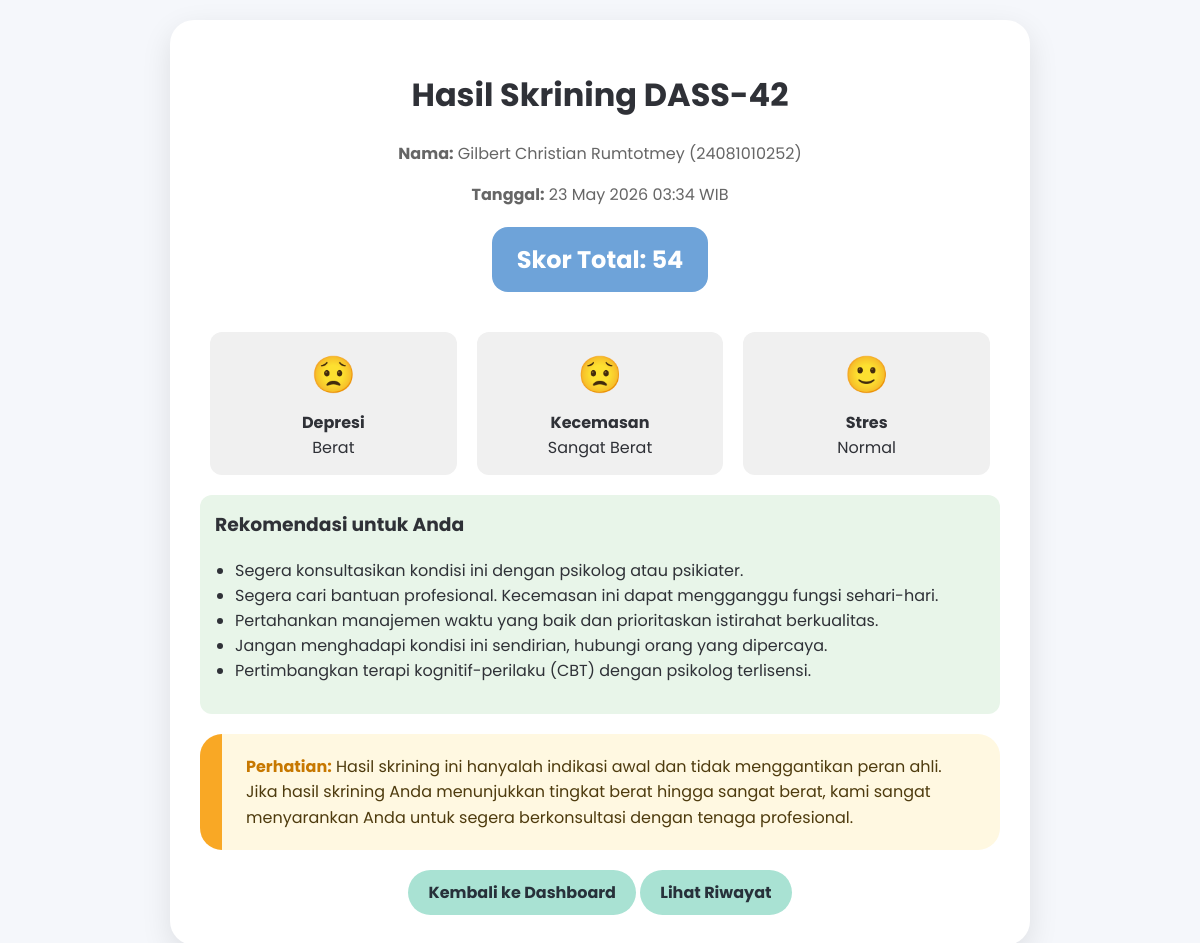
The app's page /skrining/result.php?id_skrining=IDS010 (signed in) with its own data.
### tables this page shows
CREATE TABLE `skrining` (
  `id_skrining` varchar(10) NOT NULL,
  `id_mahasiswa` varchar(10) NOT NULL,
  `tgl_skrining` datetime NOT NULL DEFAULT current_timestamp(),
  `skor_depresi` tinyint(3) UNSIGNED NOT NULL DEFAULT 0,
  `skor_anxiety` tinyint(3) UNSIGNED NOT NULL DEFAULT 0,
  `skor_stress` tinyint(3) UNSIGNED NOT NULL DEFAULT 0,
  `catatan` text DEFAULT NULL
);

CREATE TABLE `mahasiswa` (
  `id_mahasiswa` varchar(10) NOT NULL,
  `npm` varchar(20) NOT NULL,
  `nama` varchar(100) NOT NULL,
  `password` varchar(255) NOT NULL,
  `created_at` timestamp NOT NULL DEFAULT current_timestamp(),
  `security_question` varchar(255) DEFAULT NULL,
  `security_answer_hash` varchar(255) DEFAULT NULL
);

CREATE TABLE `kategori_subskala` (
  `id_kategori` varchar(10) NOT NULL,
  `id_subskala` varchar(10) NOT NULL,
  `nama_kategori` varchar(30) NOT NULL,
  `rentang_min` tinyint(3) UNSIGNED NOT NULL,
  `rentang_max` tinyint(3) UNSIGNED NOT NULL
);

### skrining/result.php (the view, shortened to what this page needs)
<?php
require_once '../config/database.php';
$id_skrining = $_GET['id_skrining'] ?? '';
$stmt = $pdo->prepare("
    SELECT
        s.id_skrining,
        s.id_mahasiswa,
        s.tgl_skrining,
        s.skor_depresi,
        s.skor_anxiety,
        s.skor_stress,
        m.npm,
        m.nama
    FROM skrining s
    JOIN mahasiswa m ON m.id_mahasiswa = s.id_mahasiswa
    WHERE s.id_skrining = :id
");
$stmt->execute([':id' => $id_skrining]);
$hasil = $stmt->fetch(PDO::FETCH_ASSOC);
$skorTotal = $hasil['skor_depresi'] + $hasil['skor_anxiety'] + $hasil['skor_stress'];
function getKategori(PDO $pdo, string $idSubskala, int $skor): string {
    $stmt = $pdo->prepare("
        SELECT nama_kategori
        FROM kategori_subskala
        WHERE id_subskala = :id_subskala
          AND :skor BETWEEN rentang_min AND rentang_max
    ");
    $stmt->execute([':id_subskala' => $idSubskala, ':skor' => $skor]);
    return $stmt->fetchColumn() ?: 'Tidak diketahui';
}
$kategoriDepresi = getKategori($pdo, 'IDU001', $hasil['skor_depresi']);
$kategoriAnxiety = getKategori($pdo, 'IDU002', $hasil['skor_anxiety']);
$kategoriStress  = getKategori($pdo, 'IDU003', $hasil['skor_stress']);
$rekomendasi = [];
try {
    $stmtRekom = $pdo->prepare("
        SELECT r.teks_rekomendasi
        FROM rekomendasi r
        JOIN kategori_subskala k ON r.id_kategori = k.id_kategori
        WHERE (k.nama_kategori = :depresi AND k.id_subskala = 'IDU001')
           OR (k.nama_kategori = :anxiety AND k.id_subskala = 'IDU002')
           OR (k.nama_kategori = :stress  AND k.id_subskala = 'IDU003')
        ORDER BY r.urutan ASC
    ");
    $stmtRekom->execute([
        ':depresi' => $kategoriDepresi,
        ':anxiety' => $kategoriAnxiety,
        ':stress'  => $kategoriStress,
    ]);
    $rekomendasi = $stmtRekom->fetchAll(PDO::FETCH_COLUMN);
} catch (Throwable $e) {
}
function getEmoji(string $kategori): string {
    return match (true) {
        str_contains($kategori, 'Normal')       => '🙂',
        str_contains($kategori, 'Ringan')       => '😐',
        str_contains($kategori, 'Sedang')       => '😐',
        str_contains($kategori, 'Berat')        => '😟',
        str_contains($kategori, 'Sangat Berat') => '😟',
        default                                 => '?',
    };
}
?>
<!DOCTYPE html>
<html lang="id">
<head>
    <link rel="stylesheet" href="../assets/css/result.css">
</head>
<body>
<div class="container">
    <h1>Hasil Skrining DASS-42</h1>
    <div class="info">
        <p><strong>Nama:</strong> <?= htmlspecialchars($hasil['nama']); ?> (<?= htmlspecialchars($hasil['npm']); ?>)</p>
        <p><strong>Tanggal:</strong> <?= date('d M Y H:i', strtotime($hasil['tgl_skrining'])); ?> WIB</p>
    </div>
    <div style="text-align: center;">
        <div class="skor-box">Skor Total: <?= $skorTotal; ?></div>
    </div>
    <div class="kategori-container">
        <div class="kategori">
            <div class="emoji"><?= getEmoji($kategoriDepresi); ?></div>
            <div class="nama">Depresi</div>
            <div><?= htmlspecialchars($kategoriDepresi); ?></div>
        </div>
        <div class="kategori">
            <div class="emoji"><?= getEmoji($kategoriAnxiety); ?></div>
            <div class="nama">Kecemasan</div>
            <div><?= htmlspecialchars($kategoriAnxiety); ?></div>
        </div>
        <div class="kategori">
            <div class="emoji"><?= getEmoji($kategoriStress); ?></div>
            <div class="nama">Stres</div>
            <div><?= htmlspecialchars($kategoriStress); ?></div>
        </div>
    </div>
    <?php if (!empty($rekomendasi)): ?>
    <div class="rekomendasi">
        <h3>Rekomendasi untuk Anda</h3>
        <ul>
            <?php foreach ($rekomendasi as $r): ?>
                <li><?= htmlspecialchars($r); ?></li>
            <?php endforeach; ?>
        </ul>
    </div>
                <div class="warning">
                    <strong>Perhatian:</strong> Hasil skrining ini hanyalah indikasi awal dan tidak menggantikan peran ahli. Jika hasil skrining Anda menunjukkan tingkat berat hingga sangat berat, kami sangat menyarankan Anda untuk segera berkonsultasi dengan tenaga profesional.
                </div>
    <?php endif; ?>
    <div style="text-align: center;">
        <a href="../dashboard/index.php" class="btn">Kembali ke Dashboard</a>
        <a href="../riwayat/index.php" class="btn">Lihat Riwayat</a>
    </div>
</div>
</body>
</html>

### assets/css/result.css (style rules this page uses)
body { font-family: 'Poppins', sans-serif; background: #f5f7fb; margin: 0; padding: 20px; color: #2f3137; }
.container { max-width: 800px; margin: 0 auto; background: white; padding: 30px; border-radius: 24px; box-shadow: 0 10px 30px rgba(0,0,0,0.1); }
h1 { text-align: center; }
.info { text-align: center; color: #666; margin-bottom: 20px; }
.skor-box { background: #6ea3d9; color: white; padding: 15px 25px; border-radius: 16px; display: inline-block; margin: 0 auto 20px; font-size: 24px; font-weight: bold; }
.kategori-container { display: flex; justify-content: space-around; margin: 20px 0; }
.kategori { text-align: center; padding: 15px; background: #f0f0f0; border-radius: 12px; flex: 1; margin: 0 10px; }
.kategori .emoji { font-size: 36px; }
.kategori .nama { font-weight: bold; margin-top: 8px; }
.rekomendasi { background: #e8f5e9; padding: 15px; border-radius: 12px; margin: 20px 0; }
.rekomendasi h3 { margin-top: 0; }
.rekomendasi ul { padding-left: 20px; }
.warning { background: #fff8e1; border-left: 22px solid #f9a825; border-radius: 22px; padding: 20px 24px; text-align: left; font-size: 16px; line-height: 1.6; max-width: 730px; width: 100%; color: #4e3b0e; }
.warning strong { color: #c77800; }
.btn { display: inline-block; background: #a9e2d3; color: #27313a; padding: 10px 20px; border-radius: 999px; text-decoration: none; font-weight: bold; margin-top: 20px; }

### records on screen
skrining: id_mahasiswa.nama "Gilbert Christian Rumtotmey", id_mahasiswa.npm "24081010252", tgl_skrining "23 May 2026 03:34", skorTotal "54", skor_depresi.nama_kategori "😟", skor_depresi.nama_kategori "Berat", skor_anxiety.nama_kategori "😟", skor_anxiety.nama_kategori "Sangat Berat", skor_stress.nama_kategori "🙂", skor_stress.nama_kategori "Normal"

### other values on screen
$r "Segera konsultasikan kondisi ini dengan psikolog atau psikiater."
$r "Segera cari bantuan profesional. Kecemasan ini dapat mengganggu fungsi sehari-hari."
$r "Pertahankan manajemen waktu yang baik dan prioritaskan istirahat berkualitas."
$r "Jangan menghadapi kondisi ini sendirian, hubungi orang yang dipercaya."
$r "Pertimbangkan terapi kognitif-perilaku (CBT) dengan psikolog terlisensi."
